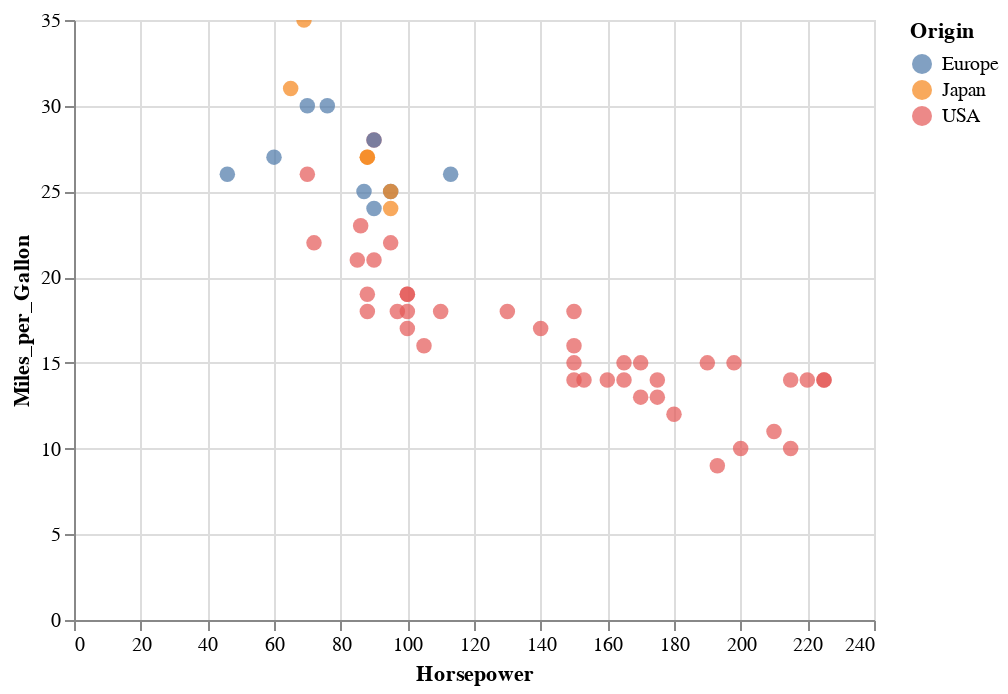

The notebook cell saved with this chart:
### Code cell
source0 = data.cars()
source = source0[:int(w.value/100*len(source0))]
alt.Chart(source).mark_circle(size=60).encode(
    x='Horsepower',
    y='Miles_per_Gallon',
    color='Origin',
    tooltip=['Name', 'Origin', 'Horsepower', 'Miles_per_Gallon']
).interactive()

### Figure 1 — Vega-Lite specification as saved in the notebook (floating-point values rounded to 4 significant figures)
{"config": {"view": {"continuousWidth": 400, "continuousHeight": 300}}, "data": {"name": "data-974f1f92d82341c9284a1d06989fea29"}, "mark": {"type": "circle", "size": 60}, "encoding": {"color": {"type": "nominal", "field": "Origin"}, "tooltip": [{"type": "nominal", "field": "Name"}, {"type": "nominal", "field": "Origin"}, {"type": "quantitative", "field": "Horsepower"}, {"type": "quantitative", "field": "Miles_per_Gallon"}], "x": {"type": "quantitative", "field": "Horsepower"}, "y": {"type": "quantitative", "field": "Miles_per_Gallon"}}, "selection": {"selector003": {"type": "interval", "bind": "scales", "encodings": ["x", "y"]}}, "$schema": "https://vega.github.io/schema/vega-lite/v4.0.2.json", "datasets": {"data-974f1f92d82341c9284a1d06989fea29": [{"Name": "chevrolet chevelle malibu", "Miles_per_Gallon": 18.0, "Cylinders": 8, "Displacement": 307.0, "Horsepower": 130.0, "Weight_in_lbs": 3504, "Acceleration": 12.0, "Year": "1970-01-01T00:00:00", "Origin": "USA"}, {"Name": "buick skylark 320", "Miles_per_Gallon": 15.0, "Cylinders": 8, "Displacement": 350.0, "Horsepower": 165.0, "Weight_in_lbs": 3693, "Acceleration": 11.5, "Year": "1970-01-01T00:00:00", "Origin": "USA"}, {"Name": "plymouth satellite", "Miles_per_Gallon": 18.0, "Cylinders": 8, "Displacement": 318.0, "Horsepower": 150.0, "Weight_in_lbs": 3436, "Acceleration": 11.0, "Year": "1970-01-01T00:00:00", "Origin": "USA"}, {"Name": "amc rebel sst", "Miles_per_Gallon": 16.0, "Cylinders": 8, "Displacement": 304.0, "Horsepower": 150.0, "Weight_in_lbs": 3433, "Acceleration": 12.0, "Year": "1970-01-01T00:00:00", "Origin": "USA"}, {"Name": "ford torino", "Miles_per_Gallon": 17.0, "Cylinders": 8, "Displacement": 302.0, "Horsepower": 140.0, "Weight_in_lbs": 3449, "Acceleration": 10.5, "Year": "1970-01-01T00:00:00", "Origin": "USA"}, {"Name": "ford galaxie 500", "Miles_per_Gallon": 15.0, "Cylinders": 8, "Displacement": 429.0, "Horsepower": 198.0, "Weight_in_lbs": 4341, "Acceleration": 10.0, "Year": "1970-01-01T00:00:00", "Origin": "USA"}, {"Name": "chevrolet impala", "Miles_per_Gallon": 14.0, "Cylinders": 8, "Displacement": 454.0, "Horsepower": 220.0, "Weight_in_lbs": 4354, "Acceleration": 9.0, "Year": "1970-01-01T00:00:00", "Origin": "USA"}, {"Name": "plymouth fury iii", "Miles_per_Gallon": 14.0, "Cylinders": 8, "Displacement": 440.0, "Horsepower": 215.0, "Weight_in_lbs": 4312, "Acceleration": 8.5, "Year": "1970-01-01T00:00:00", "Origin": "USA"}, {"Name": "pontiac catalina", "Miles_per_Gallon": 14.0, "Cylinders": 8, "Displacement": 455.0, "Horsepower": 225.0, "Weight_in_lbs": 4425, "Acceleration": 10.0, "Year": "1970-01-01T00:00:00", "Origin": "USA"}, {"Name": "amc ambassador dpl", "Miles_per_Gallon": 15.0, "Cylinders": 8, "Displacement": 390.0, "Horsepower": 190.0, "Weight_in_lbs": 3850, "Acceleration": 8.5, "Year": "1970-01-01T00:00:00", "Origin": "USA"}, {"Name": "citroen ds-21 pallas", "Miles_per_Gallon": null, "Cylinders": 4, "Displacement": 133.0, "Horsepower": 115.0, "Weight_in_lbs": 3090, "Acceleration": 17.5, "Year": "1970-01-01T00:00:00", "Origin": "Europe"}, {"Name": "chevrolet chevelle concours (sw)", "Miles_per_Gallon": null, "Cylinders": 8, "Displacement": 350.0, "Horsepower": 165.0, "Weight_in_lbs": 4142, "Acceleration": 11.5, "Year": "1970-01-01T00:00:00", "Origin": "USA"}, {"Name": "ford torino (sw)", "Miles_per_Gallon": null, "Cylinders": 8, "Displacement": 351.0, "Horsepower": 153.0, "Weight_in_lbs": 4034, "Acceleration": 11.0, "Year": "1970-01-01T00:00:00", "Origin": "USA"}, {"Name": "plymouth satellite (sw)", "Miles_per_Gallon": null, "Cylinders": 8, "Displacement": 383.0, "Horsepower": 175.0, "Weight_in_lbs": 4166, "Acceleration": 10.5, "Year": "1970-01-01T00:00:00", "Origin": "USA"}, {"Name": "amc rebel sst (sw)", "Miles_per_Gallon": null, "Cylinders": 8, "Displacement": 360.0, "Horsepower": 175.0, "Weight_in_lbs": 3850, "Acceleration": 11.0, "Year": "1970-01-01T00:00:00", "Origin": "USA"}, {"Name": "dodge challenger se", "Miles_per_Gallon": 15.0, "Cylinders": 8, "Displacement": 383.0, "Horsepower": 170.0, "Weight_in_lbs": 3563, "Acceleration": 10.0, "Year": "1970-01-01T00:00:00", "Origin": "USA"}, {"Name": "plymouth 'cuda 340", "Miles_per_Gallon": 14.0, "Cylinders": 8, "Displacement": 340.0, "Horsepower": 160.0, "Weight_in_lbs": 3609, "Acceleration": 8.0, "Year": "1970-01-01T00:00:00", "Origin": "USA"}, {"Name": "ford mustang boss 302", "Miles_per_Gallon": null, "Cylinders": 8, "Displacement": 302.0, "Horsepower": 140.0, "Weight_in_lbs": 3353, "Acceleration": 8.0, "Year": "1970-01-01T00:00:00", "Origin": "USA"}, {"Name": "chevrolet monte carlo", "Miles_per_Gallon": 15.0, "Cylinders": 8, "Displacement": 400.0, "Horsepower": 150.0, "Weight_in_lbs": 3761, "Acceleration": 9.5, "Year": "1970-01-01T00:00:00", "Origin": "USA"}, {"Name": "buick estate wagon (sw)", "Miles_per_Gallon": 14.0, "Cylinders": 8, "Displacement": 455.0, "Horsepower": 225.0, "Weight_in_lbs": 3086, "Acceleration": 10.0, "Year": "1970-01-01T00:00:00", "Origin": "USA"}, {"Name": "toyota corona mark ii", "Miles_per_Gallon": 24.0, "Cylinders": 4, "Displacement": 113.0, "Horsepower": 95.0, "Weight_in_lbs": 2372, "Acceleration": 15.0, "Year": "1970-01-01T00:00:00", "Origin": "Japan"}, {"Name": "plymouth duster", "Miles_per_Gallon": 22.0, "Cylinders": 6, "Displacement": 198.0, "Horsepower": 95.0, "Weight_in_lbs": 2833, "Acceleration": 15.5, "Year": "1970-01-01T00:00:00", "Origin": "USA"}, {"Name": "amc hornet", "Miles_per_Gallon": 18.0, "Cylinders": 6, "Displacement": 199.0, "Horsepower": 97.0, "Weight_in_lbs": 2774, "Acceleration": 15.5, "Year": "1970-01-01T00:00:00", "Origin": "USA"}, {"Name": "ford maverick", "Miles_per_Gallon": 21.0, "Cylinders": 6, "Displacement": 200.0, "Horsepower": 85.0, "Weight_in_lbs": 2587, "Acceleration": 16.0, "Year": "1970-01-01T00:00:00", "Origin": "USA"}, {"Name": "datsun pl510", "Miles_per_Gallon": 27.0, "Cylinders": 4, "Displacement": 97.0, "Horsepower": 88.0, "Weight_in_lbs": 2130, "Acceleration": 14.5, "Year": "1970-01-01T00:00:00", "Origin": "Japan"}, {"Name": "volkswagen 1131 deluxe sedan", "Miles_per_Gallon": 26.0, "Cylinders": 4, "Displacement": 97.0, "Horsepower": 46.0, "Weight_in_lbs": 1835, "Acceleration": 20.5, "Year": "1970-01-01T00:00:00", "Origin": "Europe"}, {"Name": "peugeot 504", "Miles_per_Gallon": 25.0, "Cylinders": 4, "Displacement": 110.0, "Horsepower": 87.0, "Weight_in_lbs": 2672, "Acceleration": 17.5, "Year": "1970-01-01T00:00:00", "Origin": "Europe"}, {"Name": "audi 100 ls", "Miles_per_Gallon": 24.0, "Cylinders": 4, "Displacement": 107.0, "Horsepower": 90.0, "Weight_in_lbs": 2430, "Acceleration": 14.5, "Year": "1970-01-01T00:00:00", "Origin": "Europe"}, {"Name": "saab 99e", "Miles_per_Gallon": 25.0, "Cylinders": 4, "Displacement": 104.0, "Horsepower": 95.0, "Weight_in_lbs": 2375, "Acceleration": 17.5, "Year": "1970-01-01T00:00:00", "Origin": "Europe"}, {"Name": "bmw 2002", "Miles_per_Gallon": 26.0, "Cylinders": 4, "Displacement": 121.0, "Horsepower": 113.0, "Weight_in_lbs": 2234, "Acceleration": 12.5, "Year": "1970-01-01T00:00:00", "Origin": "Europe"}, {"Name": "amc gremlin", "Miles_per_Gallon": 21.0, "Cylinders": 6, "Displacement": 199.0, "Horsepower": 90.0, "Weight_in_lbs": 2648, "Acceleration": 15.0, "Year": "1970-01-01T00:00:00", "Origin": "USA"}, {"Name": "ford f250", "Miles_per_Gallon": 10.0, "Cylinders": 8, "Displacement": 360.0, "Horsepower": 215.0, "Weight_in_lbs": 4615, "Acceleration": 14.0, "Year": "1970-01-01T00:00:00", "Origin": "USA"}, {"Name": "chevy c20", "Miles_per_Gallon": 10.0, "Cylinders": 8, "Displacement": 307.0, "Horsepower": 200.0, "Weight_in_lbs": 4376, "Acceleration": 15.0, "Year": "1970-01-01T00:00:00", "Origin": "USA"}, {"Name": "dodge d200", "Miles_per_Gallon": 11.0, "Cylinders": 8, "Displacement": 318.0, "Horsepower": 210.0, "Weight_in_lbs": 4382, "Acceleration": 13.5, "Year": "1970-01-01T00:00:00", "Origin": "USA"}, {"Name": "hi 1200d", "Miles_per_Gallon": 9.0, "Cylinders": 8, "Displacement": 304.0, "Horsepower": 193.0, "Weight_in_lbs": 4732, "Acceleration": 18.5, "Year": "1970-01-01T00:00:00", "Origin": "USA"}, {"Name": "datsun pl510", "Miles_per_Gallon": 27.0, "Cylinders": 4, "Displacement": 97.0, "Horsepower": 88.0, "Weight_in_lbs": 2130, "Acceleration": 14.5, "Year": "1971-01-01T00:00:00", "Origin": "Japan"}, {"Name": "chevrolet vega 2300", "Miles_per_Gallon": 28.0, "Cylinders": 4, "Displacement": 140.0, "Horsepower": 90.0, "Weight_in_lbs": 2264, "Acceleration": 15.5, "Year": "1971-01-01T00:00:00", "Origin": "USA"}, {"Name": "toyota corona", "Miles_per_Gallon": 25.0, "Cylinders": 4, "Displacement": 113.0, "Horsepower": 95.0, "Weight_in_lbs": 2228, "Acceleration": 14.0, "Year": "1971-01-01T00:00:00", "Origin": "Japan"}, {"Name": "ford pinto", "Miles_per_Gallon": 25.0, "Cylinders": 4, "Displacement": 98.0, "Horsepower": null, "Weight_in_lbs": 2046, "Acceleration": 19.0, "Year": "1971-01-01T00:00:00", "Origin": "USA"}, {"Name": "volkswagen super beetle 117", "Miles_per_Gallon": null, "Cylinders": 4, "Displacement": 97.0, "Horsepower": 48.0, "Weight_in_lbs": 1978, "Acceleration": 20.0, "Year": "1971-01-01T00:00:00", "Origin": "Europe"}, {"Name": "amc gremlin", "Miles_per_Gallon": 19.0, "Cylinders": 6, "Displacement": 232.0, "Horsepower": 100.0, "Weight_in_lbs": 2634, "Acceleration": 13.0, "Year": "1971-01-01T00:00:00", "Origin": "USA"}, {"Name": "plymouth satellite custom", "Miles_per_Gallon": 16.0, "Cylinders": 6, "Displacement": 225.0, "Horsepower": 105.0, "Weight_in_lbs": 3439, "Acceleration": 15.5, "Year": "1971-01-01T00:00:00", "Origin": "USA"}, {"Name": "chevrolet chevelle malibu", "Miles_per_Gallon": 17.0, "Cylinders": 6, "Displacement": 250.0, "Horsepower": 100.0, "Weight_in_lbs": 3329, "Acceleration": 15.5, "Year": "1971-01-01T00:00:00", "Origin": "USA"}, {"Name": "ford torino 500", "Miles_per_Gallon": 19.0, "Cylinders": 6, "Displacement": 250.0, "Horsepower": 88.0, "Weight_in_lbs": 3302, "Acceleration": 15.5, "Year": "1971-01-01T00:00:00", "Origin": "USA"}, {"Name": "amc matador", "Miles_per_Gallon": 18.0, "Cylinders": 6, "Displacement": 232.0, "Horsepower": 100.0, "Weight_in_lbs": 3288, "Acceleration": 15.5, "Year": "1971-01-01T00:00:00", "Origin": "USA"}, {"Name": "chevrolet impala", "Miles_per_Gallon": 14.0, "Cylinders": 8, "Displacement": 350.0, "Horsepower": 165.0, "Weight_in_lbs": 4209, "Acceleration": 12.0, "Year": "1971-01-01T00:00:00", "Origin": "USA"}, {"Name": "pontiac catalina brougham", "Miles_per_Gallon": 14.0, "Cylinders": 8, "Displacement": 400.0, "Horsepower": 175.0, "Weight_in_lbs": 4464, "Acceleration": 11.5, "Year": "1971-01-01T00:00:00", "Origin": "USA"}, {"Name": "ford galaxie 500", "Miles_per_Gallon": 14.0, "Cylinders": 8, "Displacement": 351.0, "Horsepower": 153.0, "Weight_in_lbs": 4154, "Acceleration": 13.5, "Year": "1971-01-01T00:00:00", "Origin": "USA"}, {"Name": "plymouth fury iii", "Miles_per_Gallon": 14.0, "Cylinders": 8, "Displacement": 318.0, "Horsepower": 150.0, "Weight_in_lbs": 4096, "Acceleration": 13.0, "Year": "1971-01-01T00:00:00", "Origin": "USA"}, {"Name": "dodge monaco (sw)", "Miles_per_Gallon": 12.0, "Cylinders": 8, "Displacement": 383.0, "Horsepower": 180.0, "Weight_in_lbs": 4955, "Acceleration": 11.5, "Year": "1971-01-01T00:00:00", "Origin": "USA"}, {"Name": "ford country squire (sw)", "Miles_per_Gallon": 13.0, "Cylinders": 8, "Displacement": 400.0, "Horsepower": 170.0, "Weight_in_lbs": 4746, "Acceleration": 12.0, "Year": "1971-01-01T00:00:00", "Origin": "USA"}, {"Name": "pontiac safari (sw)", "Miles_per_Gallon": 13.0, "Cylinders": 8, "Displacement": 400.0, "Horsepower": 175.0, "Weight_in_lbs": 5140, "Acceleration": 12.0, "Year": "1971-01-01T00:00:00", "Origin": "USA"}, {"Name": "amc hornet sportabout (sw)", "Miles_per_Gallon": 18.0, "Cylinders": 6, "Displacement": 258.0, "Horsepower": 110.0, "Weight_in_lbs": 2962, "Acceleration": 13.5, "Year": "1971-01-01T00:00:00", "Origin": "USA"}, {"Name": "chevrolet vega (sw)", "Miles_per_Gallon": 22.0, "Cylinders": 4, "Displacement": 140.0, "Horsepower": 72.0, "Weight_in_lbs": 2408, "Acceleration": 19.0, "Year": "1971-01-01T00:00:00", "Origin": "USA"}, {"Name": "pontiac firebird", "Miles_per_Gallon": 19.0, "Cylinders": 6, "Displacement": 250.0, "Horsepower": 100.0, "Weight_in_lbs": 3282, "Acceleration": 15.0, "Year": "1971-01-01T00:00:00", "Origin": "USA"}, {"Name": "ford mustang", "Miles_per_Gallon": 18.0, "Cylinders": 6, "Displacement": 250.0, "Horsepower": 88.0, "Weight_in_lbs": 3139, "Acceleration": 14.5, "Year": "1971-01-01T00:00:00", "Origin": "USA"}, {"Name": "mercury capri 2000", "Miles_per_Gallon": 23.0, "Cylinders": 4, "Displacement": 122.0, "Horsepower": 86.0, "Weight_in_lbs": 2220, "Acceleration": 14.0, "Year": "1971-01-01T00:00:00", "Origin": "USA"}, {"Name": "opel 1900", "Miles_per_Gallon": 28.0, "Cylinders": 4, "Displacement": 116.0, "Horsepower": 90.0, "Weight_in_lbs": 2123, "Acceleration": 14.0, "Year": "1971-01-01T00:00:00", "Origin": "Europe"}, {"Name": "peugeot 304", "Miles_per_Gallon": 30.0, "Cylinders": 4, "Displacement": 79.0, "Horsepower": 70.0, "Weight_in_lbs": 2074, "Acceleration": 19.5, "Year": "1971-01-01T00:00:00", "Origin": "Europe"}, {"Name": "fiat 124b", "Miles_per_Gallon": 30.0, "Cylinders": 4, "Displacement": 88.0, "Horsepower": 76.0, "Weight_in_lbs": 2065, "Acceleration": 14.5, "Year": "1971-01-01T00:00:00", "Origin": "Europe"}, {"Name": "toyota corolla 1200", "Miles_per_Gallon": 31.0, "Cylinders": 4, "Displacement": 71.0, "Horsepower": 65.0, "Weight_in_lbs": 1773, "Acceleration": 19.0, "Year": "1971-01-01T00:00:00", "Origin": "Japan"}, {"Name": "datsun 1200", "Miles_per_Gallon": 35.0, "Cylinders": 4, "Displacement": 72.0, "Horsepower": 69.0, "Weight_in_lbs": 1613, "Acceleration": 18.0, "Year": "1971-01-01T00:00:00", "Origin": "Japan"}, {"Name": "volkswagen model 111", "Miles_per_Gallon": 27.0, "Cylinders": 4, "Displacement": 97.0, "Horsepower": 60.0, "Weight_in_lbs": 1834, "Acceleration": 19.0, "Year": "1971-01-01T00:00:00", "Origin": "Europe"}, {"Name": "plymouth cricket", "Miles_per_Gallon": 26.0, "Cylinders": 4, "Displacement": 91.0, "Horsepower": 70.0, "Weight_in_lbs": 1955, "Acceleration": 20.5, "Year": "1971-01-01T00:00:00", "Origin": "USA"}]}}
